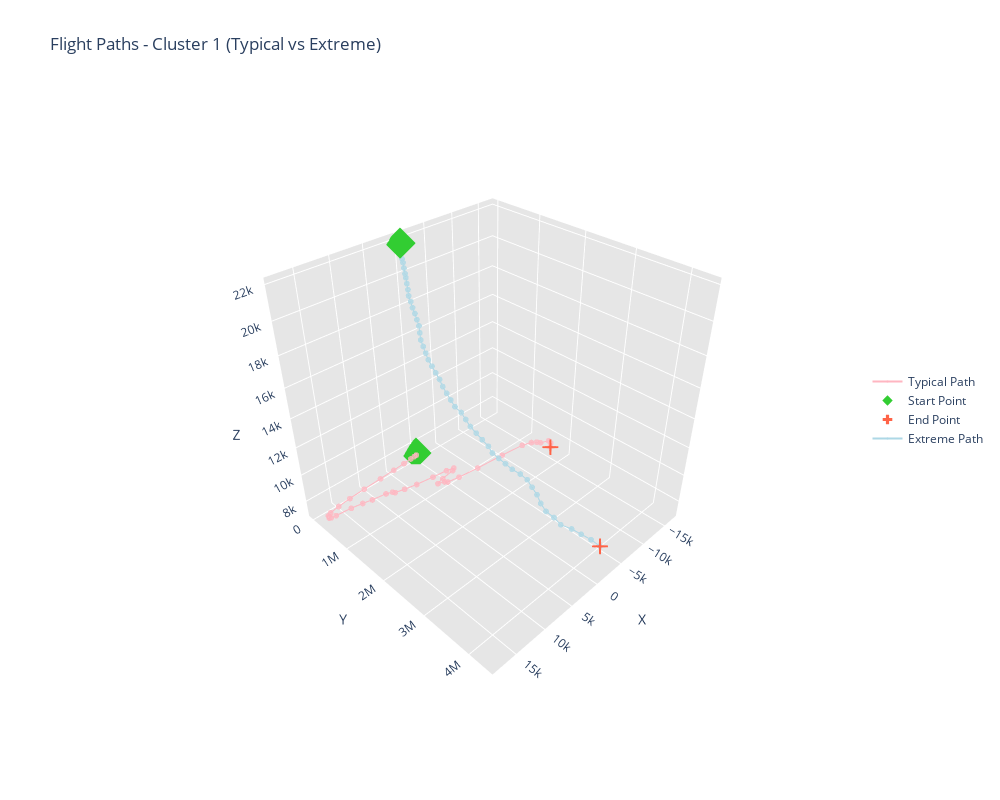

The cell this chart's notebook holds for it:
### Markdown cell above
Now we can see some very clear patterns start to emerge and our clusters begin to make sense. Not that the last trace is the noise category, and thus will contain many outliers. Now that we've gotten a decenct view of all the clusters, lets look at our clusters individually to get higher degree of granularity.

### Individual cluster visualizations

We are going to do 2 plots for each of the clusters. The first contains 2 select traces from each cluster calculated with _10_clustering.py. They are:

The most "average" or "representative" trace within a cluster, determined by:
- Calculating the average distance from each point to all other points in the cluster
- Finding the point that has the smallest average distance to everything else
- You can think of this as finding the most "central" point in the cluster

And the most extreme trace within each cluster, determined by:
- Calculating the average distance from each point to all other points (same as above)
- Finding the point that has the largest average distance to everything else
- This identifies the point that's most "far away" from the rest of the cluster

The second plot will be simliar to the above, but only showing 50 random traces from the cluster we are currently analyzing.

Note: All plots below will have the z-axis auto-scaled, i.e. the x and y point distance will be equivalent to each other, but changes in the Z axis will actually be much greater than their real magnitude.

### Code cell
# Filter for Cluster 1 and the specific traces
typical_trace = trajectories[
    (trajectories['cluster'] == 1) & 
    (trajectories['is_most_typical'] == True)
]

extreme_trace = trajectories[
    (trajectories['cluster'] == 1) & 
    (trajectories['is_most_extreme'] == True)
]

# Create the 3D scatter plot with both traces
fig = go.Figure()

# Add typical trace path
fig.add_trace(go.Scatter3d(
    x=typical_trace['x'],
    y=typical_trace['y'],
    z=typical_trace['z'],
    mode='lines+markers',
    name='Typical Path',
    line=dict(
        width=2,
        color='rgba(255, 182, 193, 1)'  # Pastel pink
    ),
    marker=dict(
        size=2,
        color='rgba(255, 182, 193, 1)',
        opacity=0.8
    )
))

# Add typical trace start point
fig.add_trace(go.Scatter3d(
    x=[typical_trace['x'].iloc[0]],
    y=[typical_trace['y'].iloc[0]],
    z=[typical_trace['z'].iloc[0]],
    mode='markers',
    name='Start Point',
    marker=dict(
        size=8,
        symbol='diamond',
        color='rgba(50, 205, 50, 1)',  # Pastel green
        opacity=1
    )
))

# Add typical trace end point
fig.add_trace(go.Scatter3d(
    x=[typical_trace['x'].iloc[49]],
    y=[typical_trace['y'].iloc[49]],
    z=[typical_trace['z'].iloc[49]],
    mode='markers',
    name='End Point',
    marker=dict(
        size=8,
        symbol='cross',
        color='rgba(255, 99, 71, 1)',  # Pastel red
        opacity=1
    )
))

# Add extreme trace path
fig.add_trace(go.Scatter3d(
    x=extreme_trace['x'],
    y=extreme_trace['y'],
    z=extreme_trace['z'],
    mode='lines+markers',
    name='Extreme Path',
    line=dict(
        width=2,
        color='rgba(173, 216, 230, 1)'  # Pastel blue
    ),
    marker=dict(
        size=2,
        color='rgba(173, 216, 230, 1)',
        opacity=0.8
    )
))

# Add extreme trace start point
fig.add_trace(go.Scatter3d(
    x=[extreme_trace['x'].iloc[0]],
    y=[extreme_trace['y'].iloc[0]],
    z=[extreme_trace['z'].iloc[0]],
    mode='markers',
    name='Start Point',
    showlegend=False,  # Don't show duplicate legend entry
    marker=dict(
        size=8,
        symbol='diamond',
        color='rgba(50, 205, 50, 1)',  # Pastel green
        opacity=1
    )
))

# Add extreme trace end point
fig.add_trace(go.Scatter3d(
    x=[extreme_trace['x'].iloc[49]],
    y=[extreme_trace['y'].iloc[49]],
    z=[extreme_trace['z'].iloc[49]],
    mode='markers',
    name='End Point',
    showlegend=False,  # Don't show duplicate legend entry
    marker=dict(
        size=8,
        symbol='cross',
        color='rgba(255, 99, 71, 1)',  # Pastel red
        opacity=1
    )
))

# Update layout for better visualization
fig.update_layout(
    title='Flight Paths - Cluster 1 (Typical vs Extreme)',
    scene=dict(
        camera=dict(
            up=dict(x=0, y=0, z=1),
            center=dict(x=0, y=0, z=0),
            eye=dict(x=1.5, y=1.5, z=1.5)
        ),
        aspectmode='cube',
        xaxis=dict(
            title='X',
            showbackground=True,
            backgroundcolor='rgb(230, 230, 230)'
        ),
        yaxis=dict(
            title='Y',
            showbackground=True,
            backgroundcolor='rgb(230, 230, 230)'
        ),
        zaxis=dict(
            title='Z',
            showbackground=True,
            backgroundcolor='rgb(230, 230, 230)'
        )
    ),
    width=1000,
    height=800,
    showlegend=True,
    legend=dict(
        yanchor="middle", 
        y=0.5,
        xanchor="right",
        x=1.1
    )
)

# Display interactive plot
fig.show()

# Save static version
pio.write_image(fig, "flight_path_comparison.png")

Image("flight_path_comparison.png")

### Figure 1 — Plotly figure (JSON) as saved in the notebook; plotly's stock layout.template omitted (floating-point values rounded to 4 significant figures)
{"data": [{"line": {"color": "rgba(255, 182, 193, 1)", "width": 2}, "marker": {"color": "rgba(255, 182, 193, 1)", "opacity": 0.8, "size": 2}, "mode": "lines+markers", "name": "Typical Path", "type": "scatter3d", "x": [0.0, 6.348, -38.53, 7.289e-13, -27.67, -76.29, 121.3, 275.1, 198.4, 314.4, 787.6, 1614.0, 3040.0, 5122.0, 7740.0, 10850.0, 13500.0, 15580.0, 17080.0, 17620.0, 17630.0, 17780.0, 17630.0, 16930.0, 14570.0, 12800.0, 11330.0, 9122.0, 8182.0, 7964.0, 6520.0, 4556.0, 1725.0, -656.1, -1807.0, -1219.0, 1097.0, 2390.0, 1435.0, 1170.0, -666.8, -4111.0, -8890.0, -12840.0, -14440.0, -15110.0, -15450.0, -16740.0, -16610.0, -15860.0], "y": [0.0, 1186.0, 3774.0, 7412.0, 12820.0, 19900.0, 27950.0, 37670.0, 48840.0, 61950.0, 76160.0, 91380.0, 107700.0, 125100.0, 144500.0, 165200.0, 187500.0, 211200.0, 236300.0, 262300.0, 290100.0, 319100.0, 349300.0, 380000.0, 412200.0, 447400.0, 485600.0, 525200.0, 566800.0, 609400.0, 653100.0, 700100.0, 747800.0, 794900.0, 842200.0, 889800.0, 937100.0, 986200.0, 1036000.0, 1088000.0, 1141000.0, 1196000.0, 1253000.0, 1312000.0, 1374000.0, 1438000.0, 1504000.0, 1571000.0, 1640000.0, 1711000.0], "z": [7400.0, 7400.0, 7400.0, 7400.0, 7400.0, 7400.0, 7400.0, 7400.0, 7400.0, 7400.0, 7425.0, 7450.0, 7450.0, 7450.0, 7450.0, 7450.0, 7450.0, 7425.0, 7400.0, 7375.0, 7350.0, 7350.0, 7400.0, 7450.0, 7450.0, 7425.0, 7400.0, 7375.0, 7350.0, 7350.0, 7325.0, 7300.0, 7275.0, 7300.0, 7325.0, 7350.0, 7375.0, 7400.0, 7400.0, 7425.0, 7450.0, 7450.0, 7450.0, 7450.0, 7425.0, 7425.0, 7425.0, 7400.0, 7375.0, 7350.0]}, {"marker": {"color": "rgba(50, 205, 50, 1)", "opacity": 1, "size": 8, "symbol": "diamond"}, "mode": "markers", "name": "Start Point", "type": "scatter3d", "x": [0], "y": [0], "z": [7400]}, {"marker": {"color": "rgba(255, 99, 71, 1)", "opacity": 1, "size": 8, "symbol": "cross"}, "mode": "markers", "name": "End Point", "type": "scatter3d", "x": [-15860.0], "y": [1711000.0], "z": [7350]}, {"line": {"color": "rgba(173, 216, 230, 1)", "width": 2}, "marker": {"color": "rgba(173, 216, 230, 1)", "opacity": 0.8, "size": 2}, "mode": "lines+markers", "name": "Extreme Path", "type": "scatter3d", "x": [0.0, 22.67, 22.23, 2.831e-12, -1.014, 34.11, 76.79, 180.8, 296.9, 428.3, 643.3, 640.7, 723.9, 720.9, 816.3, 917.9, 1250.0, 1599.0, 1719.0, 1845.0, 1978.0, 1973.0, 1968.0, 1963.0, 2120.0, 2115.0, 2109.0, 2104.0, 1745.0, 1739.0, 1733.0, 1533.0, 1327.0, 1114.0, 1316.0, 1096.0, 871.9, 643.4, 186.2, -51.4, 176.6, 408.2, 889.7, 1129.0, 870.0, 861.5, 84.75, -442.5, -978.3, -1256.0], "y": [0.0, 3275.0, 10910.0, 23230.0, 40640.0, 61470.0, 86760.0, 117100.0, 150900.0, 189200.0, 230700.0, 276200.0, 325600.0, 378400.0, 434900.0, 495100.0, 559200.0, 626600.0, 697700.0, 772500.0, 851300.0, 934600.0, 1022000.0, 1112000.0, 1206000.0, 1299000.0, 1394000.0, 1492000.0, 1593000.0, 1698000.0, 1807000.0, 1918000.0, 2032000.0, 2150000.0, 2270000.0, 2392000.0, 2516000.0, 2643000.0, 2772000.0, 2903000.0, 3039000.0, 3176000.0, 3316000.0, 3458000.0, 3602000.0, 3748000.0, 3894000.0, 4043000.0, 4194000.0, 4348000.0], "z": [21900.0, 21600.0, 21300.0, 21000.0, 20800.0, 20500.0, 20200.0, 20000.0, 19700.0, 19400.0, 19100.0, 18800.0, 18500.0, 18200.0, 17900.0, 17600.0, 17300.0, 17000.0, 16700.0, 16400.0, 16100.0, 15800.0, 15500.0, 15200.0, 14900.0, 14600.0, 14300.0, 14000.0, 13700.0, 13400.0, 13100.0, 12800.0, 12500.0, 12200.0, 12000.0, 11800.0, 11600.0, 11400.0, 11200.0, 11000.0, 10800.0, 10600.0, 10400.0, 10200.0, 10000.0, 9800.0, 9600.0, 9400.0, 9200.0, 9000.0]}, {"marker": {"color": "rgba(50, 205, 50, 1)", "opacity": 1, "size": 8, "symbol": "diamond"}, "mode": "markers", "name": "Start Point", "showlegend": false, "type": "scatter3d", "x": [0], "y": [0], "z": [21900]}, {"marker": {"color": "rgba(255, 99, 71, 1)", "opacity": 1, "size": 8, "symbol": "cross"}, "mode": "markers", "name": "End Point", "showlegend": false, "type": "scatter3d", "x": [-1256.0], "y": [4348000.0], "z": [9000]}], "layout": {"height": 800, "legend": {"x": 1.1, "xanchor": "right", "y": 0.5, "yanchor": "middle"}, "scene": {"aspectmode": "cube", "camera": {"center": {"x": 0, "y": 0, "z": 0}, "eye": {"x": 1.5, "y": 1.5, "z": 1.5}, "up": {"x": 0, "y": 0, "z": 1}}, "xaxis": {"backgroundcolor": "rgb(230, 230, 230)", "showbackground": true, "title": {"text": "X"}}, "yaxis": {"backgroundcolor": "rgb(230, 230, 230)", "showbackground": true, "title": {"text": "Y"}}, "zaxis": {"backgroundcolor": "rgb(230, 230, 230)", "showbackground": true, "title": {"text": "Z"}}}, "showlegend": true, "title": {"text": "Flight Paths - Cluster 1 (Typical vs Extreme)"}, "width": 1000}}
